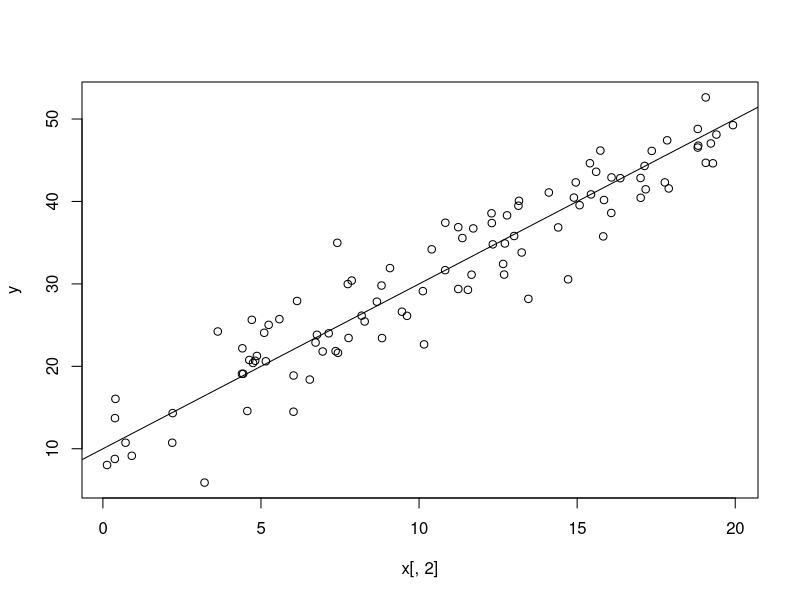

Write R code to recreate this figure. (Note: this script raises an error after producing the figure.)
n <- 100
b0 <- 10
b1 <- 2
beta <- matrix(c(b0,b1),2,1)
sd <- 4

x1 <- runif(n,0,20) #predictor variable
x <- cbind(rep(1,n),x1) #assemble design matrix
y <- rnorm(n,x%*%beta,sd) #simulated y values

plot(x[,2],y)
abline(b0,b1)

#----
priorB <- as.vector(c(0,0)) #priors for regression parameters
priorIV <- solve(diag(1000,2)) #inverse prior covariance matrix
s1 <- .1 #variance priors
s2 <- .1

b.update <- function()
{
V <- solve(crossprod(x)/sg + priorIV)
v <- crossprod(x,y)/sg + priorIV%*%priorB
t(rmvnorm(1,V%*%v,V))
}

sg <- 10^2

library(mvtnorm)

bg <- b.update()       #assign to name bg the object returned by b.update

v.update <- function()
{
u1 <- s1 + n/2
u2 <- s2 + .5*crossprod(y - x%*%bg)
1/rgamma(1,u1,u2)
}

sg <- 1
bg <- b.update()

sg <- v.update()

ng <- 1000
bgibbs <- matrix(NA,ng,2)           #for regression parameters
colnames(bgibbs) <- c('b0','b1')
sgibbs <- rep(0,ng)                 #for variance

for(g in 1:ng){
sg <- v.update() #sample variance
bg <- b.update() #sample regression parameters
bgibbs[g,] <- bg #save estimates
sgibbs[g] <- sg
}

processPars(cbind(bgibbs,sgibbs),xtrue=c(beta,sd^2),CPLOT=T)

processPars(cbind(bgibbs,sgibbs),xtrue=c(beta,sd^2),DPLOT=T,burnin=100)


#----classical linear regression------------

summary(lm(y ~ x[,2]))